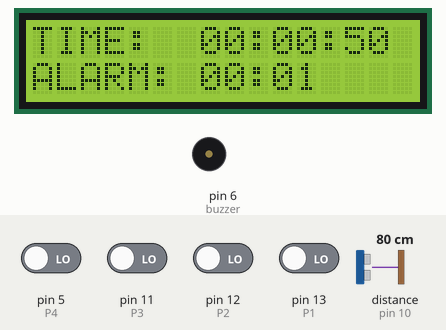
A sketch run on a simulated Arduino Uno, built with avr-gcc and run on an emulated ATmega328P. Shown: 16×2 character LCD, buzzer (waves = sounding). The inputs (shaded band) are chosen by the test bench; at power-on: pin 5 (P4), pin 11 (P3), pin 12 (P2), pin 13 (P1) LOW, distance to the obstacle (sensor on pin 10) 80 cm. The echo pulse lasts 58.3 µs per cm; what the sketch prints to the serial monitor is not drawn.

Above: at 1.2 s.
1.3 s: pin 13 (P1) driven HIGH
At 4.1 s:
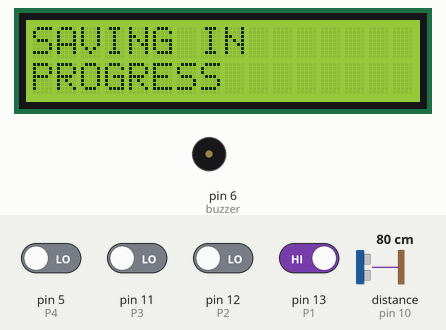
4.3 s: distance to the obstacle (sensor on pin 10) set to 11 cm
7.3 s: distance to the obstacle (sensor on pin 10) set to 8 cm
At 8.9 s:
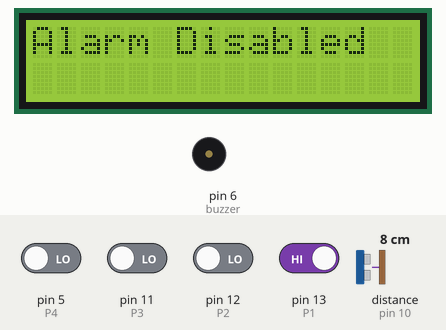
10.3 s: pin 5 (P4) driven HIGH
At 13.1 s:
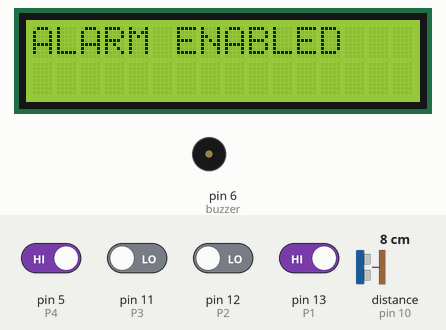
13.3 s: distance to the obstacle (sensor on pin 10) set to 18 cm
At 14.9 s:
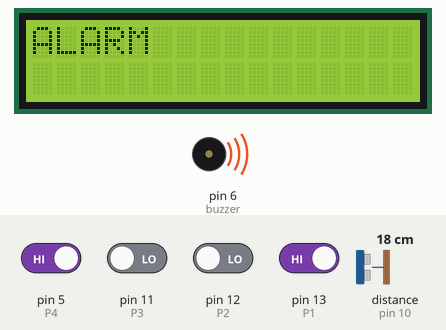
16.3 s: pin 11 (P3) driven HIGH
At 18.1 s:
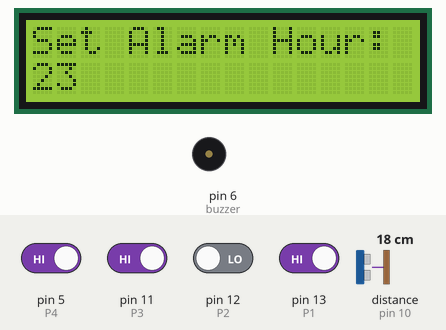
Timing chart, 0 to 20.3 s (numbered marks = the images above; inputs shaded):
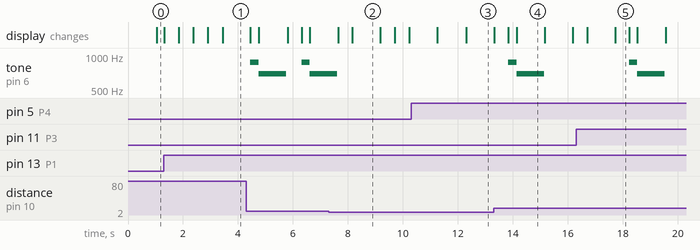

The sketch:

AlarmClock.ino
```cpp
#include <LiquidCrystal_I2C.h>
#include <TimeLib.h> // Include the Time library
#include <Ultrasonic.h>

// Initialize LCD display
LiquidCrystal_I2C lcd(0x27, 16, 2);

// Ultrasonic sensor pins
const int trigPin = 9;
const int echoPin = 10;

// Create an Ultrasonic object
Ultrasonic ultrasonic(trigPin, echoPin);

// Alarm time variables
int alarmHour = 0;
int alarmMinute = 1;
bool alarmEnabled = true;

// Menu variables
int menu = 0;
int setHour = 0;
int setMin = 0;
int setAlarmHour = 0;
int setAlarmMin = 0;

//************Button*****************//
int P1=13; // Button SET MENU'
int P2=12; // Button + (Change to PIN 12)
int P3=11; // Button -
int P4=5; // SWITCHAlarm (Change to PIN 8)

int relay = 5;
int buzzer = 6;

// Object detection variables
bool objectDetected = false;
unsigned long objectDetectedStartTime = 0;

unsigned long prevTime_T1 = millis();
unsigned long prevTime_T2 = millis();

void setup() {
  // Initialize LCD display
  lcd.begin(16, 2);
  Serial.begin(9600);
  // Print initial message on the LCD
  lcd.setBacklight(1);
  lcd.setCursor(0, 0);
  setTime(0,0,50,day(),month(),year());
}

void loop() {
  unsigned long currentTime = millis();

  int currentHour;
  int currentMinute;
  int currentSecond;

  if(currentTime - prevTime_T1 > 1000){
    // Read the current time
    currentHour = hour();
    currentMinute = minute();
    currentSecond = second();

    lcd.setCursor(0, 1);
    lcd.setBacklight(1);

    if(menu == 0){
      lcd.clear();
      printTime(currentHour,currentMinute,currentSecond);
    }
    prevTime_T1 = currentTime;
  }

  if(digitalRead(P1)== HIGH){
   menu=menu+1;
  }
  if(digitalRead(P4)== HIGH){
    lcd.clear();
    lcd.setCursor(0, 0);

    if(alarmEnabled){
      alarmEnabled = false;
      lcd.print("ALARM DISABLED");
    }else{
      alarmEnabled = true;
      lcd.print("ALARM ENABLED");
    }
    delay(1000);
  }

  if(menu == 1){
    displaySetHour();
  }else if(menu == 2){
    displaySetMin();
  }else if(menu == 3){
    displaySetAlarmHour();
  }else if(menu == 4){
    displaySetAlarmMin();
  }else if(menu == 5){
    saveAll();
  }

  //  if (ultrasonic.read() < 10) {
  //     Serial.println("detected");
  //   }

  //Check if it's time for the alarm
  if (alarmEnabled && currentHour == alarmHour && currentMinute == alarmMinute) {
    if (isObjectDetected()) {
      alarmEnabled = false;
      lcd.clear();
      lcd.setCursor(0, 0);
      lcd.print("Alarm Disabled");
      delay(1000);
      noTone(buzzer);
    } else {
      activateAlarm();
    }
  }
  noTone(buzzer);

  if(isObjectDetected()){
    Serial.println("detected");
    //delay(500);
  }
}

bool isObjectDetected() {
  // Measure the distance using the ultrasonic sensor
  unsigned long currentTime = millis();
  unsigned int distance = ultrasonic.read();

  // Check if an object is within a specific range
  if (distance < 10) { // Adjust the threshold based on your needs
    return true;
  } else {
    return false;
  }
}

// Print the time on the LCD in the format HH:MM:SS
void printTime(int hours, int minutes, int seconds) {

  lcd.print("TIME:  ");

  if (hours < 10) {
    lcd.print("0");
  }
  lcd.print(hours);
  lcd.print(":");
  if (minutes < 10) {
    lcd.print("0");
  }
  lcd.print(minutes);
  lcd.print(":");
  if (seconds < 10) {
    lcd.print("0");
  }
  lcd.print(seconds);

  lcd.setCursor(0, 1);
  lcd.print("ALARM: ");

  if (alarmHour < 10) {
  lcd.print("0");
  }
  lcd.print(alarmHour);

  lcd.print(":");

  if (alarmMinute < 10) {
    lcd.print("0");
  }
  lcd.print(alarmMinute);

}

// Check if the current time matches the set alarm time
void checkAlarm() {
  int currentHour = hour();
  int currentMinute = minute();

  if (alarmEnabled && currentHour == alarmHour || currentMinute == alarmMinute) {
    lcd.clear();
    lcd.print("ringing");
  }
}

// Activate the alarm (e.g., turn on a buzzer)
void activateAlarm() {
  lcd.clear();
  lcd.setBacklight(1);
  lcd.print("ALARM");
  // delay(5000); // Delay for 5 seconds
  //lcd.print("Time:");

  tone(buzzer,880);
  lcd.setBacklight(0);
  delay (300);
  tone(buzzer,698);
  lcd.setBacklight(1);
  delay(1000);
}

void displaySetHour(){
  unsigned long currentTime = millis();

  setHour = hour();

  if(digitalRead(P2)==HIGH){
    lcd.clear();
    if(setHour==23){
      setHour=0;
    }
    else{
      setHour+=1;
    }
  }
  if(digitalRead(P3)==HIGH) {
    lcd.clear();
    if(setHour==0){
      setHour=23;
    }
    else{
      setHour-=1;
    }
  }
  setTime(setHour,minute(),second(),day(),month(),year());

  lcd.clear();
  lcd.setCursor(0,0);
  lcd.print("Set Hour: ");
  lcd.print(setHour,DEC);

  delay(500);
}

void displaySetMin(){
  setMin = minute();
  if(digitalRead(P2)==HIGH){
    if(setMin==59){
      setMin=0;
    }
    else{
      setMin+=1;
    }
  }
  if(digitalRead(P3)==HIGH) {
    if(setMin==0){
      setMin=59;
    }
    else{
      setMin-=1;
    }
  }

  setTime(hour(),setMin,second(),day(),month(),year());

  lcd.clear();
  lcd.setCursor(0,0);
  lcd.print("Set Minute: ");
  lcd.print(setMin,DEC);

  delay(500);
}

void displaySetAlarmHour(){

  if(digitalRead(P2)==HIGH){
    if(alarmHour==23){
      setAlarmHour=0;
    }
    else{
      setAlarmHour+=1;
    }
  }
  if(digitalRead(P3)==HIGH) {
    if(alarmHour==0){
      setAlarmHour=23;
    }
    else{
      setAlarmHour-=1;
    }
  }
  lcd.clear();
  lcd.setCursor(0,0);
  lcd.print("Set Alarm Hour: ");
  lcd.setCursor(0, 1);
  lcd.print(setAlarmHour,DEC);

  delay(500);
}

void displaySetAlarmMin(){

  if(digitalRead(P2)==HIGH){
    if(setAlarmMin==59){
      setAlarmMin=0;
    }
    else{
      setAlarmMin+=1;
    }
  }
  if(digitalRead(P3)==HIGH) {
    if(setAlarmMin==0){
      setAlarmMin=59;
    }
    else{
      setAlarmMin-=1;
    }
  }
  lcd.clear();
  lcd.setCursor(0,0);
  lcd.print("Set Alarm Min. : ");
  lcd.setCursor(0, 1);
  lcd.print(setAlarmMin,DEC);
  delay(500);
}

void saveAll(){
  lcd.clear();
  lcd.setCursor(0, 0);
  lcd.print("SAVING IN");
  lcd.setCursor(0,1);
  lcd.print("PROGRESS");

  setTime(setHour,setMin,0,day(),month(),year());
  alarmHour = setAlarmHour;
  alarmMinute = setAlarmMin;
  alarmEnabled = true;

  delay(1000);
  menu = 0;
}
```

Measured:
- the behaviour switches between 10 and 9 cm on distance to the obstacle (sensor on pin 10) (found by bisection; images 1 and 2)
- after the input at 1.3 s, the display: first changes at once (image 1 shows a later state)
- after the input at 7.3 s, tone on pin 6 (buzzer): goes on until 7.6 s, then stays silent; the display: first differs from a run without the input after 0.86 s (image 2)
- after the input at 10.3 s, the display: first differs from a run without the input after 2.0 s (image 3)
- after the input at 13.3 s, tone on pin 6 (buzzer): silent → 880 Hz after 0.53 s, → 698 Hz 0.30 s later, → silent 1.0 s later; the display: first differs from a run without the input after 0.53 s (image 4 shows a later state)
- by itself, tone on pin 6 (buzzer): plays 880 Hz for 0.30 s, 698 Hz for 1.0 s, 880 Hz for 0.30 s, 698 Hz for 0.69 s
- what the display in image 2 shows lasts 1.0 s, from 8.2 s to 9.2 s
